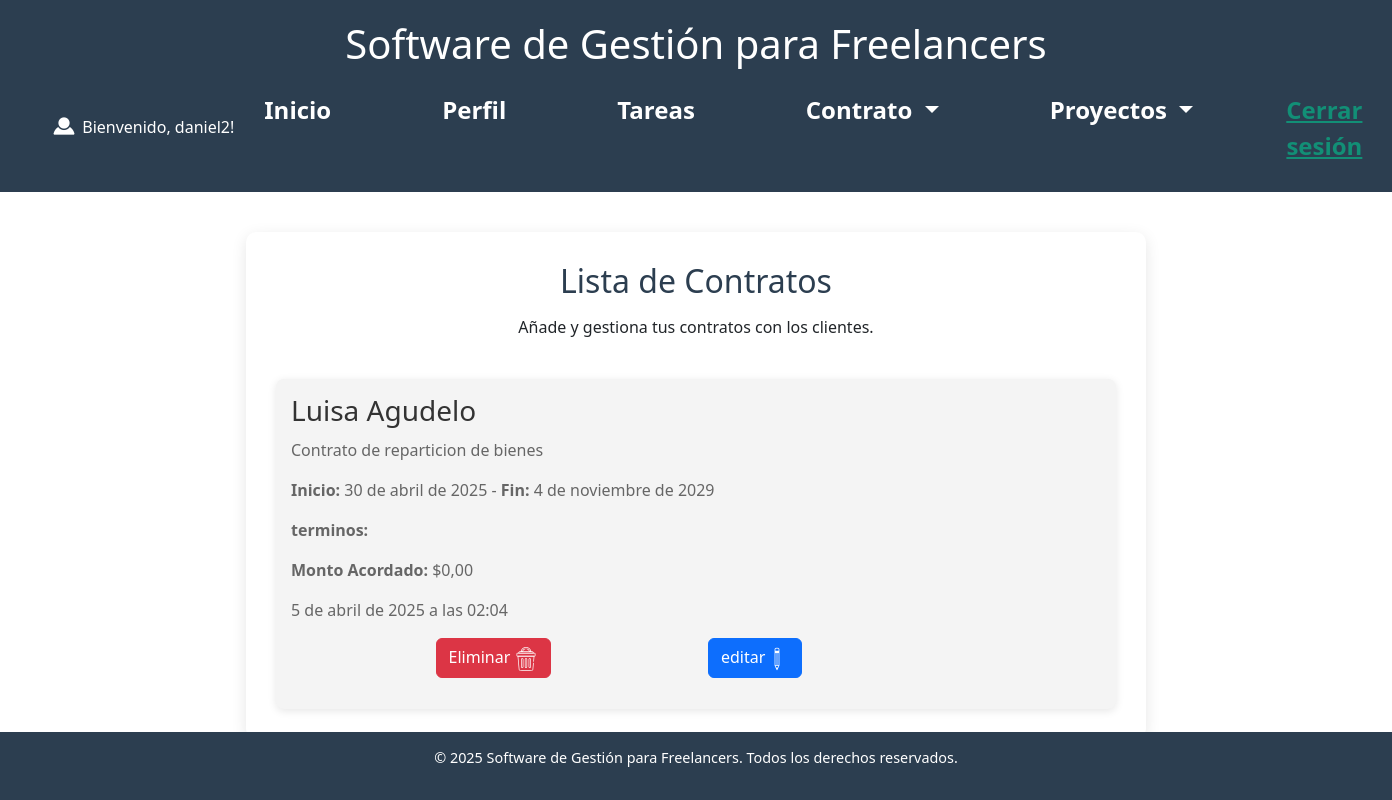
The app's page /gestion_contratos/ (signed in) with its own data.
### gestion/models.py (models this page shows, shortened)
class CustomUser(AbstractUser):
    id_usuario = models.AutoField(primary_key=True)
    nombre = models.CharField(max_length=100)
    correo = models.EmailField(unique=True, max_length=100)
    imagen = models.ImageField(upload_to='perfiles/', default='perfiles/default.png')
    fecha_creacion = models.DateTimeField(auto_now_add=True)

class Contrato(models.Model):
    id_contrato = models.AutoField(primary_key=True)
    id_usuario = models.ForeignKey(CustomUser, on_delete=models.CASCADE, related_name='contratos')
    nombre_cliente = models.CharField(max_length=100)
    descripcion = models.TextField()
    fecha_inicio = models.DateField()
    fecha_fin = models.DateField()
    terminos = models.TextField()
    monto= models.DecimalField(max_digits=10, decimal_places=2, null=False, blank=False, default=0)
    fecha_creacion = models.DateTimeField(auto_now_add=True)

### gestion/views.py (the view, shortened to what this page needs)
# urls.py: path("gestion_contratos/", gestion_contratos, name="gestion_contratos"),
@login_required
def gestion_contratos(request):
    if request.method == "GET":
        gestion_contratos = Contrato.objects.filter(id_usuario=request.user)
        print("solicitud get hecha")
    gestion_contratos = Contrato.objects.filter(id_usuario=request.user)
    return render(request, "gestion_contratos.html", {"contratos": gestion_contratos})

### templates/gestion_contratos.html (shortened to what this page needs)
{% extends 'base.html' %}
{% block content %}
{%load static%}
<section id="contrato">
    <h2>Lista de Contratos</h2>
    <p>Añade y gestiona tus contratos con los clientes.</p>
    <br>
    <div class="proyecto-container" id="lista-proyectos">
        {% for contrato in contratos %}
        <div class="proyecto-item" id="contrato-{{ contrato.id_contrato }}">
            <h3>{{ contrato.nombre_cliente }}</h3>
            <p>{{ contrato.descripcion }}</p>
            <p><strong>Inicio:</strong> {{ contrato.fecha_inicio }} - <strong>Fin:</strong> {{ contrato.fecha_fin }}</p>
             <p><strong>terminos:</strong> {{ contrato.terminos }}</p>
            <p><strong>Monto Acordado:</strong> ${{ contrato.monto }}</p>
            <p>{{ contrato.fecha_creacion }}</p>
            <div  class="container">
                <div class="row">
                  <div class="col-sm">
                    <form method="post" action="{% url 'eliminar_contrato' contrato.id_contrato %}" onsubmit="return confirm('¿Estás seguro de que quieres eliminar este contrato?');">
                        <button type="submit" class="btn btn-danger">Eliminar <img src="{% static 'img/basura.png' %}" alt="" style="display: inline;"></button>
                    </form>
                  </div>
                  <div class="col-sm">
                    <p class="d-inline-flex gap-1">
                        <a class="btn btn-primary" data-bs-toggle="collapse" href="#collapseExample-{{ contrato.id_contrato }}"
                            role="button" aria-expanded="false" aria-controls="collapseExample">
                            editar<img src="{%static 'img/lapiz2.png'%}" alt="" style="display: inline;">
                        </a>
                    </p>
                </div>
                </div>
            </div>
        </div>
        {% empty %}
        <p>No hay contratos aún.</p>
        {% endfor %}
    </div>
</section>
{%endblock%}

### templates/base.html (shortened to what this page needs)
<!DOCTYPE html>
<html lang="es">
<head>
  {% load static %}
  <link rel="stylesheet" href="{% static 'css/styles.css'%}">
  <link href="https://cdn.jsdelivr.net/npm/bootstrap@5.3.3/dist/css/bootstrap.min.css" rel="stylesheet"
>
</head>
<body>
  <header>
    <h1>Software de Gestión para Freelancers</h1>
    <nav class="navbar navbar-expand-lg navbar-dark bg-transparent" style="background-color: #e3f2fd;">
      <div class="container-fluid">
        <a class="navbar-brand" href="{% url 'perfil'%}">
          <img class="logo horizontal-logo" style="display: inline;" src="{% static 'img/usuario.png' %}" alt=" logo">
          {% if request.user.is_authenticated %}
          <h6 style="text-align: left; display: inline;">Bienvenido, {{ request.user.username }}!</h6>
          {% endif %}
        </a>
        <div class="collapse navbar-collapse" id="navbarSupportedContent">
          <ul class="navbar-nav ml-auto">
            <li class="nav-item">
              <a class="nav-link" href="{% url 'inicio'%}">Inicio</a>
            </li>
            <li class="nav-item">
              <a class="nav-link" href="{% url 'perfil'%}">Perfil</a>
            </li>
            <li class="nav-item">
              <a class="nav-link" href="{% url 'seguimiento_tareas'%}">Tareas</a>
            </li>
            <li class="nav-item dropdown">
              <a class="nav-link dropdown-toggle" href="#" id="navbarDropdown1" role="button" data-toggle="dropdown"
                aria-haspopup="true" aria-expanded="false">
                Contrato
              </a>
            </li>
            <li class="nav-item dropdown">
              <a class="nav-link dropdown-toggle" href="#" id="navbarDropdown2" role="button" data-toggle="dropdown"
                aria-haspopup="true" aria-expanded="false">
                Proyectos
              </a>
            </li>
            <li class="mt-2">{% if request.user.is_authenticated %}
              <form action="{% url 'logout' %}" method="post" style="display: inline;" class="cerrar_sesion">
                <button type="submit"
                  style="display: inline; all: unset; cursor: pointer; text-decoration: underline;">Cerrar
                  sesión</button>
              </form>
              {%endif%}
            </li>
          </ul>
        </div>
      </div>
    </nav>
  </header>
  <div class="container mt-4">
    {% block content %}{% endblock %}
  </div>
  <footer>
    <p>&copy; 2025 Software de Gestión para Freelancers. Todos los derechos reservados.</p>
  </footer>
</body>
</html>

### static/css/styles.css (style rules this page uses)
body { font-family: 'Poppins', sans-serif; margin: 0; padding: 0; background-color: #f9f9f9; color: #333; }
header { background-color: #2C3E50; color: white; padding: 20px 40px; text-align: center; font-size: 1.5em; font-weight: bold; }
nav ul { list-style: none; padding: 0; text-align: center; margin: 0; }
nav ul li { display: inline; margin: 0 20px; }
nav ul li a { color: white; text-decoration: none; font-weight: 600; transition: color 0.3s ease; }
section { max-width: 900px; margin: 40px auto; padding: 30px; background: white; border-radius: 10px; box-shadow: 0px 4px 15px rgba(0, 0, 0, 0.1); text-align: center; }
section h2 { color: #2C3E50; margin-bottom: 15px; }
form { display: flex; flex-direction: column; align-items: center; gap: 15px; max-width: 600px; margin: auto; }
form button { background-color: #18BC9C; color: white; border: none; padding: 10px 20px; font-size: 1em; border-radius: 5px; cursor: pointer; transition: background 0.3s ease; }
footer { background-color: #2C3E50; color: white; text-align: center; padding: 15px; position: fixed; bottom: 0; width: 100%; font-size: 0.9em; }
.proyecto-container { display: flex; flex-direction: column; gap: 20px; }
.proyecto-item { background: #f4f4f4; padding: 15px; border-radius: 8px; box-shadow: 0px 2px 8px rgba(0, 0, 0, 0.1); text-align: left; }
.proyecto-item h3 { color: #333; margin-bottom: 10px; }
.proyecto-item p { color: #666; }
img { max-width: 100%; height: auto; display: block; margin: 0 auto; border-radius: 8px; max-height: 300px; }
.navbar .nav-item:not(:last-child) { margin-right: 35px; }
.dropdown-toggle::after { transition: transform 0.15s linear; }
.navbar { background-color: #204abd; padding: 15px; color: #128F76; }
.navbar .navbar-brand { font-size: 1.5rem; font-weight: bold; color: #ffffff; }
.navbar .nav-link { color: #ffffff; transition: color 0.3s ease-in-out; }
.navbar-nav { display: flex; justify-content: center; gap: 20px; width: 100%; }
.nav-item { padding: 0 10px; }
.cerrar_sesion { margin-top: 30px; }

### records on screen
CustomUser: user.username "daniel2"
Contrato: nombre_cliente "Luisa Agudelo", descripcion "Contrato de reparticion de bienes", fecha_inicio "30 de abril de 2025", fecha_fin "4 de noviembre de 2029", monto "0,00", fecha_creacion "5 de abril de 2025 a las 02:04"
